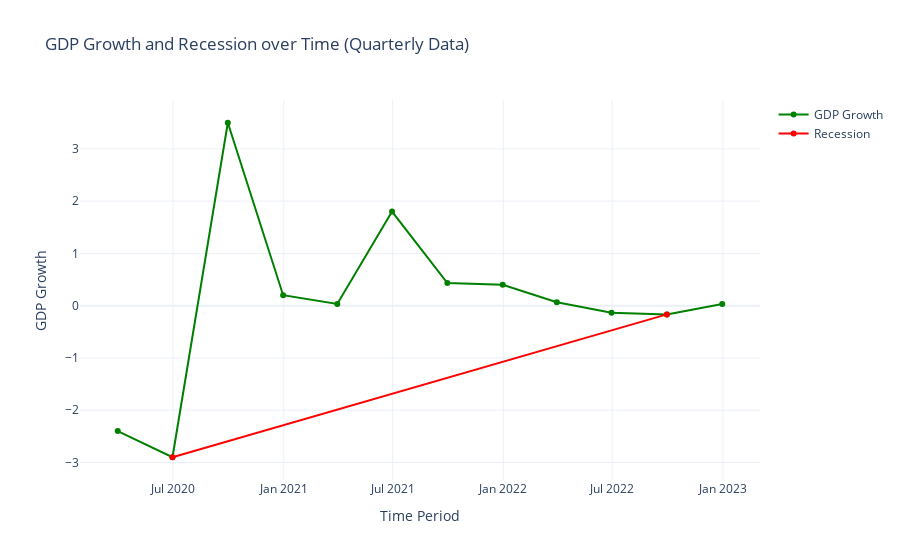

Write notebook code for a chart like this one.
### Code cell
# Calculate recession based on quarterly GDP growth
quarterly_data['Recession'] = ((quarterly_data['GDP Growth'] < 0) & (quarterly_data['GDP Growth'].shift(1) < 0))

# Fill missing values with False (since the first quarter cannot be in a recession)
quarterly_data['Recession'].fillna(False, inplace=True)

# Plot the GDP growth and recession data
fig = go.Figure()
fig.add_trace(go.Scatter(x=quarterly_data.index, 
                         y=quarterly_data['GDP Growth'], 
                         name='GDP Growth', 
                         line=dict(color='green', width=2)))
fig.add_trace(go.Scatter(x=quarterly_data[quarterly_data['Recession']].index, 
                         y=quarterly_data[quarterly_data['Recession']]['GDP Growth'], 
                         name='Recession', line=dict(color='red', width=2)))

fig.update_layout(title='GDP Growth and Recession over Time (Quarterly Data)',
                  xaxis_title='Time Period',
                  yaxis_title='GDP Growth')

fig.show()

### Figure 1 — Plotly figure (JSON) as saved in the notebook; plotly's stock layout.template omitted (floating-point values rounded to 4 significant figures)
{"data": [{"line": {"color": "green", "width": 2}, "name": "GDP Growth", "type": "scatter", "x": ["2020-03-31T00:00:00", "2020-06-30T00:00:00", "2020-09-30T00:00:00", "2020-12-31T00:00:00", "2021-03-31T00:00:00", "2021-06-30T00:00:00", "2021-09-30T00:00:00", "2021-12-31T00:00:00", "2022-03-31T00:00:00", "2022-06-30T00:00:00", "2022-09-30T00:00:00", "2022-12-31T00:00:00"], "y": [-2.4, -2.9, 3.5, 0.2, 0.03333, 1.8, 0.4333, 0.4, 0.06667, -0.1333, -0.1667, 0.03333]}, {"line": {"color": "red", "width": 2}, "name": "Recession", "type": "scatter", "x": ["2020-06-30T00:00:00", "2022-09-30T00:00:00"], "y": [-2.9, -0.1667]}], "layout": {"autosize": true, "title": {"text": "GDP Growth and Recession over Time (Quarterly Data)"}, "xaxis": {"autorange": true, "range": ["2020-01-29 18:24:22.2824", "2023-03-02 05:35:37.7176"], "title": {"text": "Time Period"}, "type": "date"}, "yaxis": {"autorange": true, "range": [-3.428, 4.028], "title": {"text": "GDP Growth"}, "type": "linear"}}}
